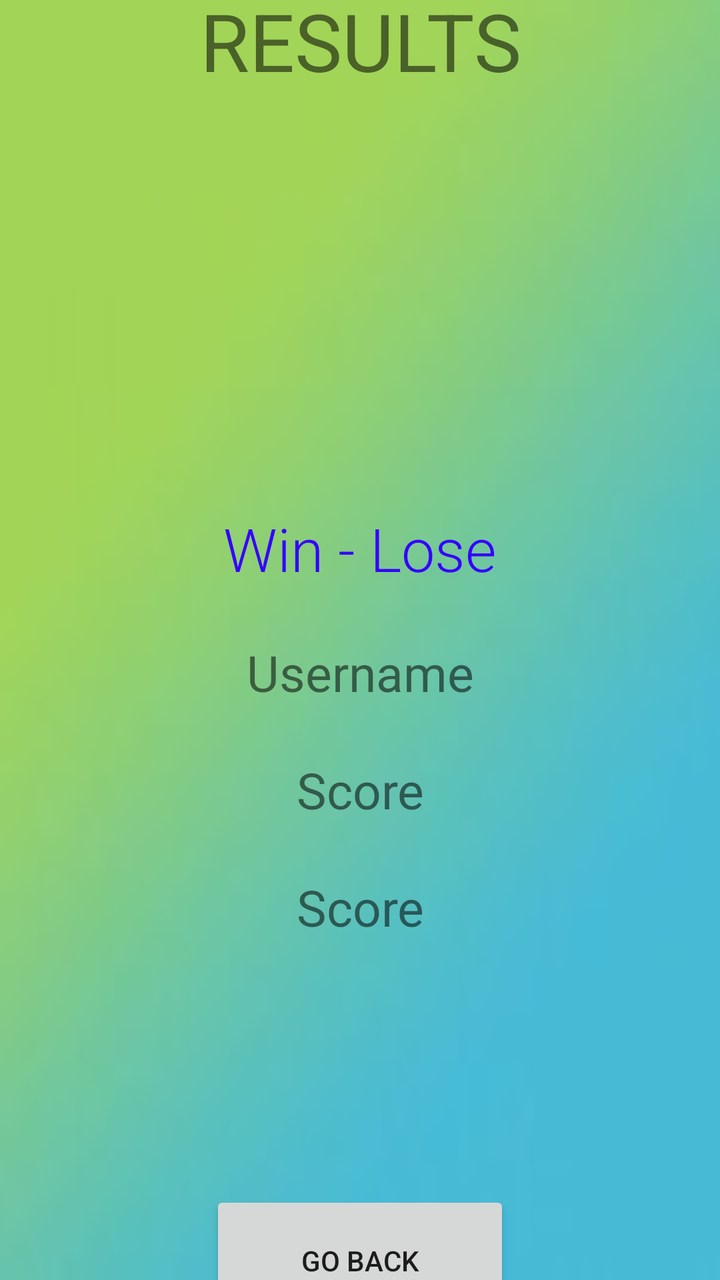
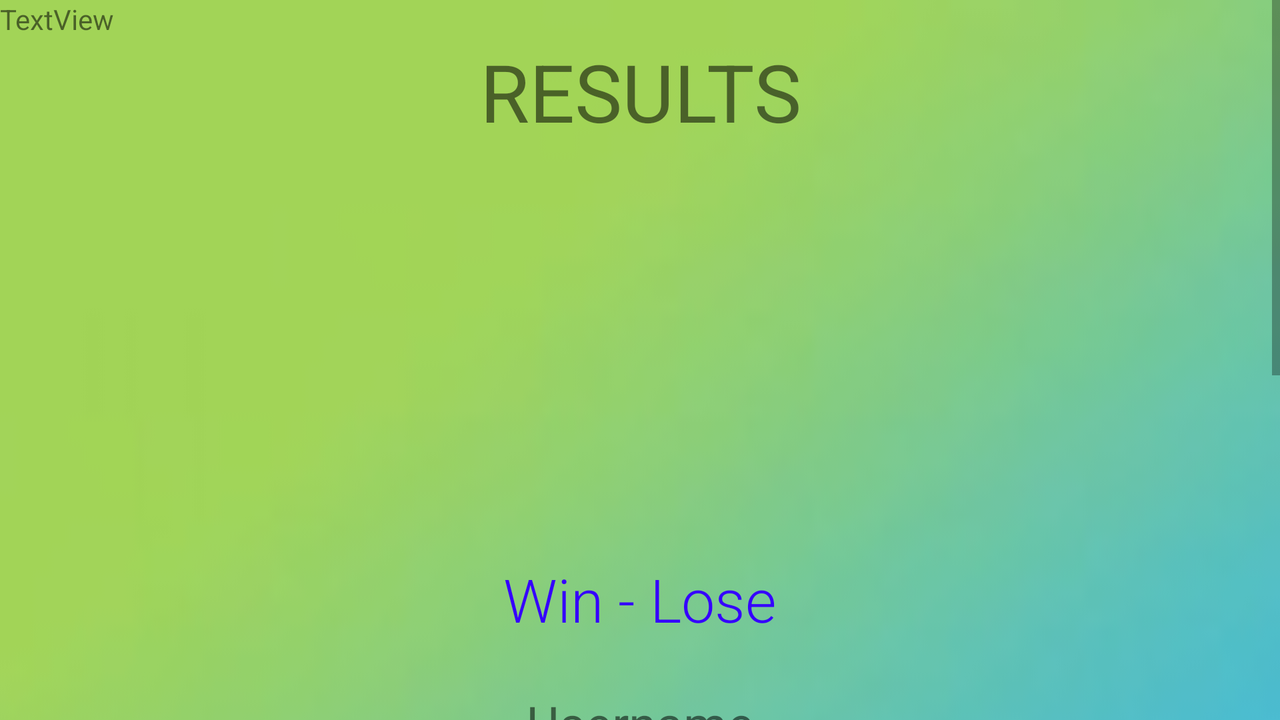

First picture: res/layout/ on a phone held upright. Second picture: the repository's own variant of that layout, on a device whose configuration matches the variant's folder. Source for both follows.
<!-- AndroidManifest.xml: application theme Theme.ProperCW -->
<!-- res/layout/activity_end.xml -->
<?xml version="1.0" encoding="utf-8"?>
<LinearLayout xmlns:android="http://schemas.android.com/apk/res/android"
    xmlns:app="http://schemas.android.com/apk/res-auto"
    xmlns:tools="http://schemas.android.com/tools"
    android:layout_width="match_parent"
    android:layout_height="match_parent"
    android:gravity="center_vertical"
    android:background="@drawable/image_back"
    android:orientation="vertical"

    >


    <TextView
        android:id="@+id/scoreboard"
        android:layout_width="match_parent"
        android:layout_height="wrap_content"
        android:text="TextView" />

    <TextView
        android:layout_width="match_parent"
        android:layout_height="wrap_content"
        android:gravity="center"
        android:paddingBottom="35sp"
        android:text="RESULTS"
        android:textSize="40sp" />

    <ImageView
        android:id="@+id/iv_trophy"
        android:layout_width="110dp"
        android:layout_height="172dp"
        android:layout_gravity="center"
        android:contentDescription="trophy" />

    <TextView
        android:id="@+id/tv_win"
        android:layout_width="match_parent"
        android:layout_height="wrap_content"
        android:fontFamily="sans-serif-light"
        android:gravity="center"
        android:text="Win - Lose"
        android:textColor="#3500ff"

        android:textSize="30sp" />

    <TextView
        android:id="@+id/tv_username"
        android:layout_width="match_parent"
        android:layout_height="wrap_content"
        android:gravity="center"
        android:text="Username"
        android:textSize="25sp"
        android:layout_marginTop="25dp"/>

    <TextView
        android:id="@+id/tv_player_score"
        android:layout_width="match_parent"
        android:layout_height="wrap_content"
        android:gravity="center"
        android:text="Score"
        android:textSize="25sp"
        android:layout_marginTop="25dp"/>

    <TextView
        android:id="@+id/tv_cpu_score"
        android:layout_width="match_parent"
        android:layout_height="wrap_content"
        android:layout_marginTop="25dp"
        android:gravity="center"
        android:text="Score"
        android:textSize="25sp" />

    <Button
        android:id="@+id/btn_back"
        android:layout_width="150dp"
        android:layout_height="70dp"
        android:layout_gravity="center"
        android:layout_marginTop="125dp"
        android:text="Go back"/>


</LinearLayout>
<!-- resources referenced by this layout -->
<resources>
  <!-- drawable image_back: jpg bitmap (drawable, 1679 bytes) -->
  <style name="Theme.ProperCW" parent="Theme.MaterialComponents.DayNight.DarkActionBar">
          
          <item name="colorPrimary">@color/purple_500</item>
          <item name="colorPrimaryVariant">@color/purple_700</item>
          <item name="colorOnPrimary">@color/white</item>
          
          <item name="colorSecondary">@color/teal_200</item>
          <item name="colorSecondaryVariant">@color/teal_700</item>
          <item name="colorOnSecondary">@color/black</item>
          
          <item name="android:statusBarColor">?attr/colorPrimaryVariant</item>
          
      </style>
</resources>
<!-- res/layout-land/activity_end.xml (the author's variant of the layout above) -->
<!-- drawn on the phone turned sideways -->
<?xml version="1.0" encoding="utf-8"?>
<ScrollView
    android:layout_width="match_parent"
    android:layout_height="match_parent"
    xmlns:android="http://schemas.android.com/apk/res/android"
    xmlns:app="http://schemas.android.com/apk/res-auto"
    xmlns:tools="http://schemas.android.com/tools">


<LinearLayout
    android:layout_width="match_parent"
    android:layout_height="match_parent"
    android:gravity="center_vertical"
    android:background="@drawable/image_back"
    android:orientation="vertical"

    >


    <TextView
        android:id="@+id/scoreboard"
        android:layout_width="match_parent"
        android:layout_height="wrap_content"
        android:text="TextView" />

    <TextView
        android:layout_width="match_parent"
        android:layout_height="wrap_content"
        android:gravity="center"
        android:paddingBottom="35sp"
        android:text="RESULTS"
        android:textSize="40sp" />

    <ImageView
        android:id="@+id/iv_trophy"
        android:layout_width="110dp"
        android:layout_height="172dp"
        android:layout_gravity="center"
        android:contentDescription="trophy" />

    <TextView
        android:id="@+id/tv_win"
        android:layout_width="match_parent"
        android:layout_height="wrap_content"
        android:fontFamily="sans-serif-light"
        android:gravity="center"
        android:text="Win - Lose"
        android:textColor="#3500ff"

        android:textSize="30sp" />

    <TextView
        android:id="@+id/tv_username"
        android:layout_width="match_parent"
        android:layout_height="wrap_content"
        android:gravity="center"
        android:text="Username"
        android:textSize="25sp"
        android:layout_marginTop="25dp"/>

    <TextView
        android:id="@+id/tv_player_score"
        android:layout_width="match_parent"
        android:layout_height="wrap_content"
        android:gravity="center"
        android:text="Score"
        android:textSize="25sp"
        android:layout_marginTop="25dp"/>

    <TextView
        android:id="@+id/tv_cpu_score"
        android:layout_width="match_parent"
        android:layout_height="wrap_content"
        android:layout_marginTop="25dp"
        android:gravity="center"
        android:text="Score"
        android:textSize="25sp" />

    <Button
        android:id="@+id/btn_back"
        android:layout_width="150dp"
        android:layout_height="70dp"
        android:layout_gravity="center"
        android:layout_marginTop="125dp"
        android:text="Go back" />


</LinearLayout>

</ScrollView>
